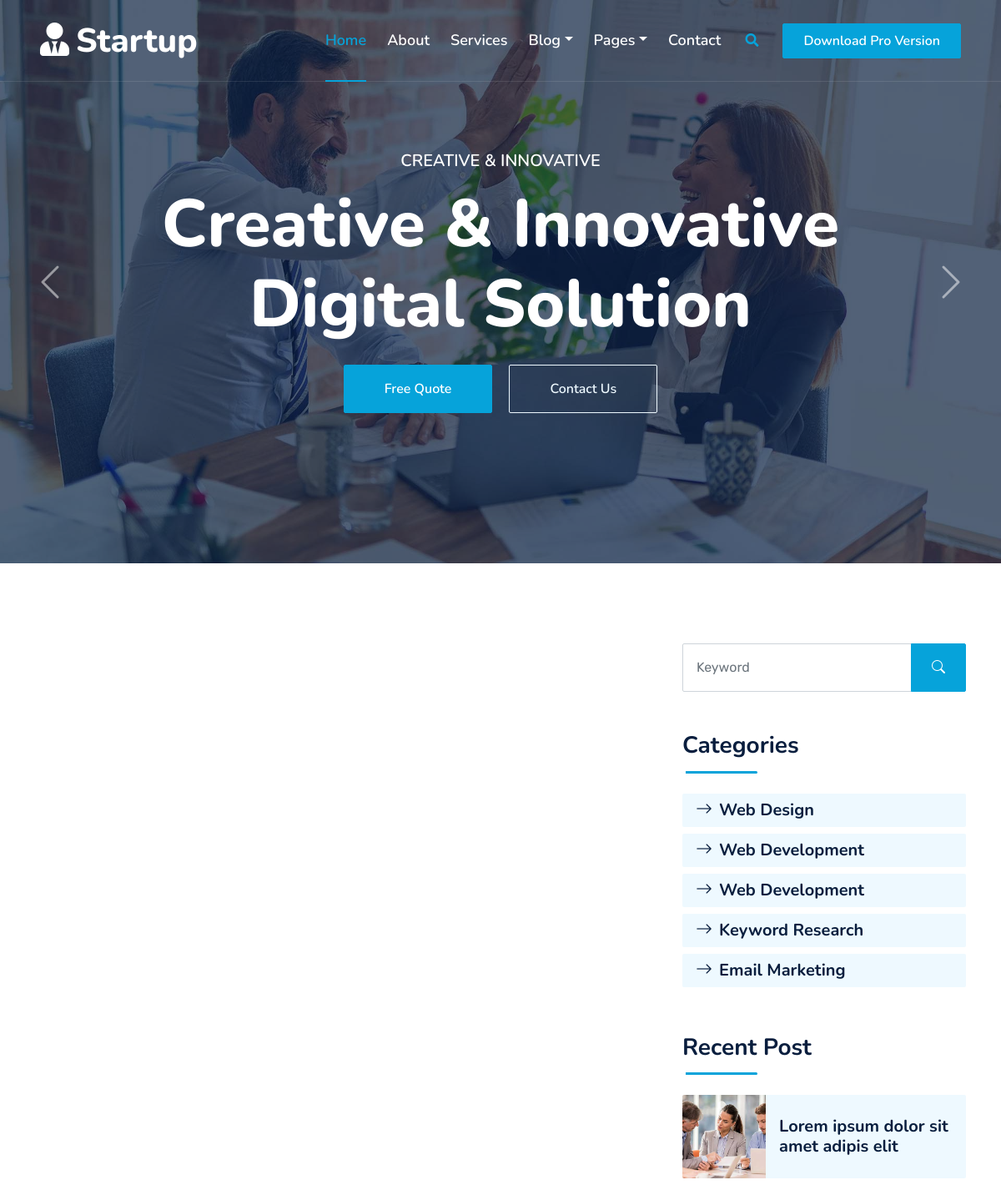
The page /consulat/list (upper part) on the database as committed earlier.
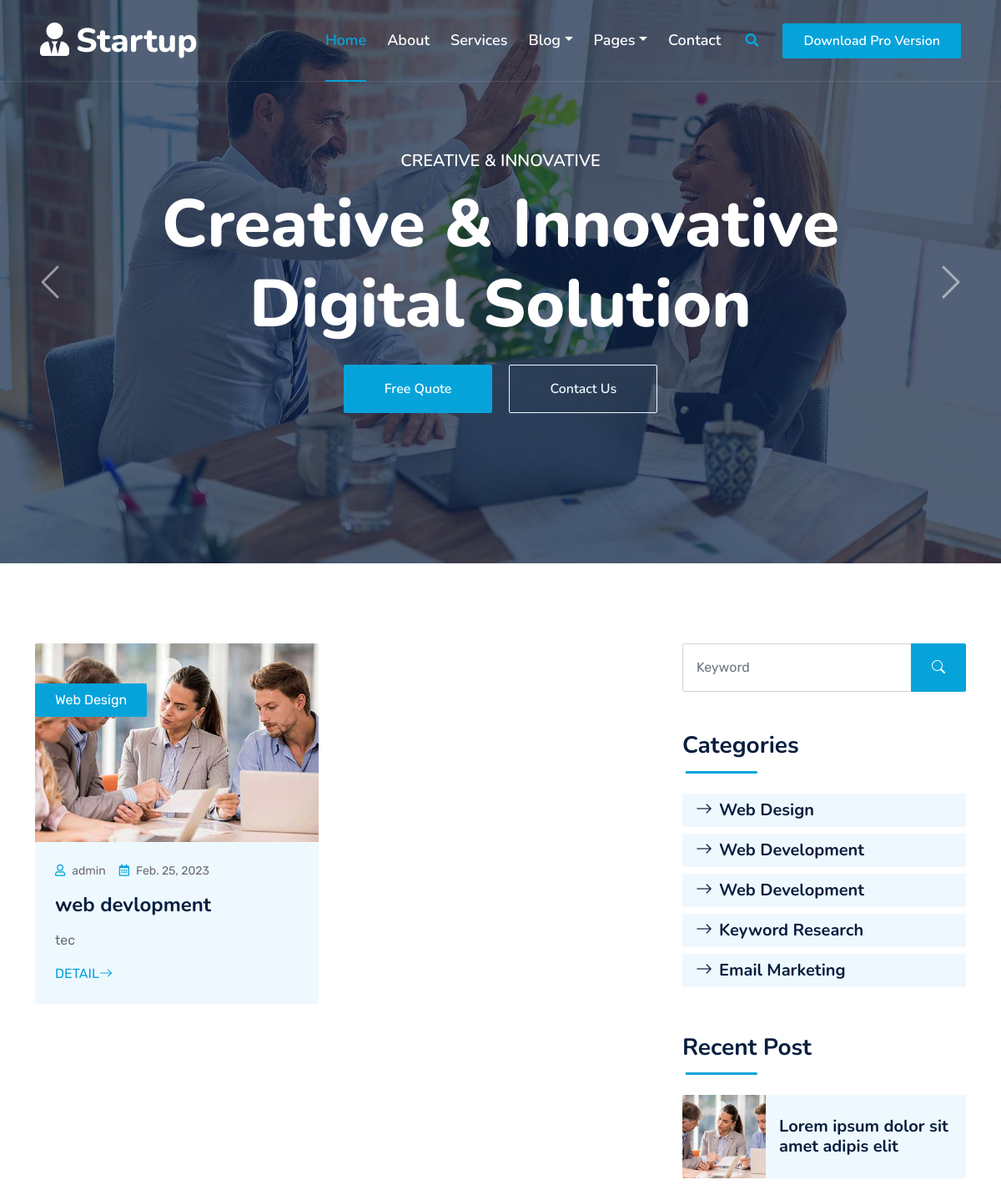
The same page on the database as committed later.
### consulat/models.py (models this page shows, shortened)
class Counslat(models.Model):
    user = models.ForeignKey(User, on_delete=models.CASCADE)
    name = models.CharField(max_length=100)
    publish_date = models.DateField(default=timezone.now)
    description = models.TextField(max_length =1000)
    catgoray = models.ForeignKey('Catgory', on_delete=models.SET_NULL , null = True, blank = True)

class Catgory(models.Model):
    name = models.CharField(max_length=100)
    def __str__(self):
        return self.name

### consulat/views.py (the view)
# urls.py: path('list',consulat_List.as_view(),name='consulat_list'),
class consulat_List(ListView):
    model = Counslat

### consulat/templates/consulat/counslat_list.html (shortened to what this page needs)
{% extends 'base.html' %}
{% block 'body' %}
        <div class="container-fluid py-5 wow fadeInUp" data-wow-delay="0.1s">
            <div class="container py-5">
                <div class="row g-5">
                    <div class="col-lg-8">
                        <div class="row g-5">
                            {% for obj in object_list  %}
                            <div class="col-md-6 wow slideInUp" data-wow-delay="0.1s">
                                <div class="blog-item bg-light rounded overflow-hidden">
                                    <div class="blog-img position-relative overflow-hidden">
                                        <img class="img-fluid" src="img/blog-1.jpg" alt="">
                                        <a class="position-absolute top-0 start-0 bg-primary text-white rounded-end mt-5 py-2 px-4" href="">Web Design</a>
                                    </div>
                                    <div class="p-4">
                                        <div class="d-flex mb-3">
                                            <small class="me-3"><i class="far fa-user text-primary me-2"></i>{{obj.user}}</small>
                                            <small><i class="far fa-calendar-alt text-primary me-2"></i>{{obj.publish_date}}</small>
                                        </div>
                                        <h4 class="mb-3">{{obj.name}}</h4>
                                        <p>{{obj.catgoray}}</p>
                                        <a class="text-uppercase" href="{% url 'consulat:detail' obj.id %}">detail<i class="bi bi-arrow-right"></i></a>
                                    </div>
                                </div>
                            </div>
                            {% endfor %}
                        </div>
                    </div>
                    <div class="col-lg-4">
                        <div class="mb-5 wow slideInUp" data-wow-delay="0.1s">
                            <div class="input-group">
                                <input type="text" class="form-control p-3" placeholder="Keyword">
                                <button class="btn btn-primary px-4"><i class="bi bi-search"></i></button>
                            </div>
                        </div>
                        <div class="mb-5 wow slideInUp" data-wow-delay="0.1s">
                            <div class="section-title section-title-sm position-relative pb-3 mb-4">
                                <h3 class="mb-0">Categories</h3>
                            </div>
                            <div class="link-animated d-flex flex-column justify-content-start">
                                <a class="h5 fw-semi-bold bg-light rounded py-2 px-3 mb-2" href="#"><i class="bi bi-arrow-right me-2"></i>Web Design</a>
                                <a class="h5 fw-semi-bold bg-light rounded py-2 px-3 mb-2" href="#"><i class="bi bi-arrow-right me-2"></i>Web Development</a>
                                <a class="h5 fw-semi-bold bg-light rounded py-2 px-3 mb-2" href="#"><i class="bi bi-arrow-right me-2"></i>Web Development</a>
                                <a class="h5 fw-semi-bold bg-light rounded py-2 px-3 mb-2" href="#"><i class="bi bi-arrow-right me-2"></i>Keyword Research</a>
                                <a class="h5 fw-semi-bold bg-light rounded py-2 px-3 mb-2" href="#"><i class="bi bi-arrow-right me-2"></i>Email Marketing</a>
                            </div>
                        </div>
                        <div class="mb-5 wow slideInUp" data-wow-delay="0.1s">
                            <div class="section-title section-title-sm position-relative pb-3 mb-4">
                                <h3 class="mb-0">Recent Post</h3>
                            </div>
                            <div class="d-flex rounded overflow-hidden mb-3">
                                <img class="img-fluid" src="img/blog-1.jpg" style="width: 100px; height: 100px; object-fit: cover;" alt="">
                                <a href="" class="h5 fw-semi-bold d-flex align-items-center bg-light px-3 mb-0">Lorem ipsum dolor sit amet adipis elit
                                </a>
                            </div>
                        </div>
                    </div>
                </div>
            </div>
        </div>
{% endblock 'body' %}

### templates/base.html (shortened to what this page needs)
{% load static %}
<!DOCTYPE html>
<html lang="en">
<head>
    <link href="https://cdnjs.cloudflare.com/ajax/libs/font-awesome/5.10.0/css/all.min.css" rel="stylesheet">
    <link href="https://cdn.jsdelivr.net/npm/bootstrap-icons@1.4.1/font/bootstrap-icons.css" rel="stylesheet">
    <link href="{% static 'lib/owlcarousel/assets/owl.carousel.min.css' %}" rel="stylesheet">
    <link href="{% static 'lib/animate/animate.min.css' %}" rel="stylesheet">
    <link href="{% static 'css/bootstrap.min.css' %}" rel="stylesheet">
    <link href="{% static 'css/style.css' %}" rel="stylesheet">
</head>
<body>
    <div class="container-fluid position-relative p-0" style="background-color: cornflowerblue;">
        <nav class="navbar navbar-expand-lg navbar-dark px-5 py-3 py-lg-0">
            <a href="index.html" class="navbar-brand p-0">
                <h1 class="m-0"><i class="fa fa-user-tie me-2"></i>Startup</h1>
            </a>
            <div class="collapse navbar-collapse" id="navbarCollapse">
                <div class="navbar-nav ms-auto py-0">
                    <a href="index.html" class="nav-item nav-link active">Home</a>
                    <a href="about.html" class="nav-item nav-link">About</a>
                    <a href="service.html" class="nav-item nav-link">Services</a>
                    <div class="nav-item dropdown">
                        <a href="#" class="nav-link dropdown-toggle" data-bs-toggle="dropdown">Blog</a>
                    </div>
                    <div class="nav-item dropdown">
                        <a href="#" class="nav-link dropdown-toggle" data-bs-toggle="dropdown">Pages</a>
                    </div>
                    <a href="contact.html" class="nav-item nav-link">Contact</a>
                </div>
                <button type="button" class="btn text-primary ms-3" data-bs-toggle="modal" data-bs-target="#searchModal"><i class="fa fa-search"></i></button>
                <a href="https://htmlcodex.com/startup-company-website-template" class="btn btn-primary py-2 px-4 ms-3">Download Pro Version</a>
            </div>
        </nav>
        <div id="header-carousel" class="carousel slide carousel-fade" data-bs-ride="carousel">
            <div class="carousel-inner">
                <div class="carousel-item active">
                    <img class="w-100" src="{% static 'img/carousel-1.jpg' %} " alt="Image">
                    <div class="carousel-caption d-flex flex-column align-items-center justify-content-center">
                        <div class="p-3" style="max-width: 900px;">
                            <h5 class="text-white text-uppercase mb-3 animated slideInDown">Creative & Innovative</h5>
                            <h1 class="display-1 text-white mb-md-4 animated zoomIn">Creative & Innovative Digital Solution</h1>
                            <a href="quote.html" class="btn btn-primary py-md-3 px-md-5 me-3 animated slideInLeft">Free Quote</a>
                            <a href="" class="btn btn-outline-light py-md-3 px-md-5 animated slideInRight">Contact Us</a>
                        </div>
                    </div>
                </div>
            </div>
            <button class="carousel-control-prev" type="button" data-bs-target="#header-carousel"
                data-bs-slide="prev">
                <span class="carousel-control-prev-icon" aria-hidden="true"></span>
            </button>
            <button class="carousel-control-next" type="button" data-bs-target="#header-carousel"
                data-bs-slide="next">
                <span class="carousel-control-next-icon" aria-hidden="true"></span>
            </button>
        </div>
    </div>
   {% block 'body' %}
   {% endblock 'body' %}
</body>
</html>

### static/css/style.css (style rules this page uses)
:root { --primary: #06A3DA; --secondary: #34AD54; --light: #EEF9FF; --dark: #091E3E; }
h1, h2, .fw-bold { font-weight: 800 !important; }
h3, h4, .fw-semi-bold { font-weight: 700 !important; }
h5, h6, .fw-medium { font-weight: 600 !important; }
.btn { font-family: 'Nunito', sans-serif; font-weight: 600; transition: .5s; }
.btn-primary, .btn-secondary { color: #FFFFFF; box-shadow: inset 0 0 0 50px transparent; }
.navbar-dark .navbar-nav .nav-link { font-family: 'Nunito', sans-serif; position: relative; margin-left: 25px; padding: 35px 0; color: #FFFFFF; font-size: 18px; font-weight: 600; outline: none; transition: .5s; }
.navbar-dark .navbar-nav .nav-link:hover, .navbar-dark .navbar-nav .nav-link.active { color: var(--primary); }
.navbar-dark .navbar-brand h1 { color: #FFFFFF; }
@media (min-width: 992px) { .navbar-dark { position: absolute; width: 100%; top: 0; left: 0; border-bottom: 1px solid rgba(256, 256, 256, .1); z-index: 999; } }
@media (min-width: 992px) { .navbar-dark .navbar-nav .nav-link::before { position: absolute; content: ""; width: 0; height: 2px; bottom: -1px; left: 50%; background: var(--primary); transition: .5s; } }
@media (min-width: 992px) { .navbar-dark .navbar-nav .nav-link:hover::before, .navbar-dark .navbar-nav .nav-link.active::before { width: 100%; left: 0; } }
.carousel-caption { top: 0; left: 0; right: 0; bottom: 0; background: rgba(9, 30, 62, .7); z-index: 1; }
.carousel-control-prev, .carousel-control-next { width: 10%; }
.carousel-control-prev-icon, .carousel-control-next-icon { width: 3rem; height: 3rem; }
.section-title::before { position: absolute; content: ""; width: 150px; height: 5px; left: 0; bottom: 0; background: var(--primary); border-radius: 2px; }
.section-title.section-title-sm::before { width: 90px; height: 3px; }
.section-title::after { position: absolute; content: ""; width: 6px; height: 5px; bottom: 0px; background: #FFFFFF; -webkit-animation: section-title-run 5s infinite linear; animation: section-title-run 5s infinite linear; }
.section-title.section-title-sm::after { width: 4px; height: 3px; }
.section-title.section-title-sm::after { -webkit-animation: section-title-run-sm 5s infinite linear; animation: section-title-run-sm 5s infinite linear; }
.team-item .team-img img, .blog-item .blog-img img { transition: .5s; }
.link-animated a { transition: .5s; }

Rows that differ between the two databases and show on the page:
added Counslat: user "admin", publish_date "Feb. 25, 2023", name "web devlopment", catgoray "tec"
